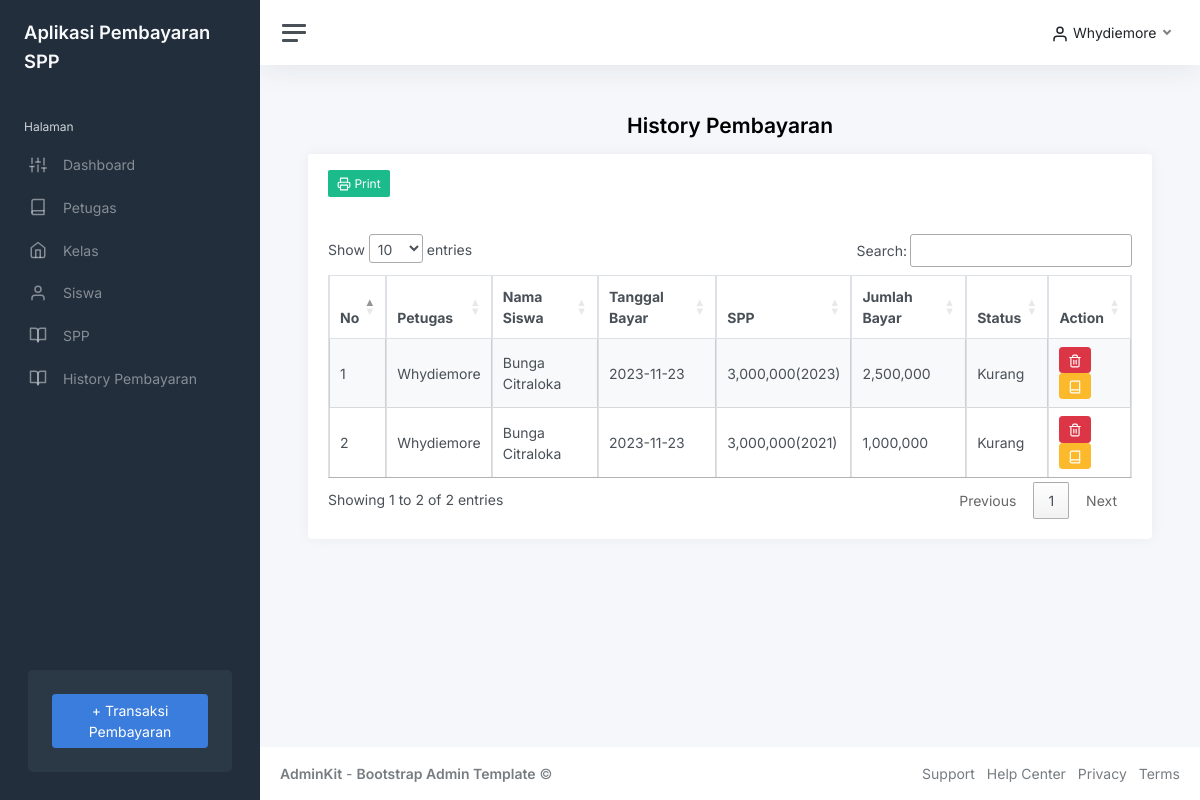
The app's page /index.php?page=history-siswa&id=1122334455 (signed in) with its own data.
### tables this page shows
CREATE TABLE `pembayaran` (
  `id_pembayaran` int(11) NOT NULL,
  `id_petugas` int(11) NOT NULL,
  `nisn` char(10) NOT NULL,
  `tgl_bayar` date NOT NULL,
  `id_spp` int(11) NOT NULL,
  `jumlah_bayar` int(11) NOT NULL
);

CREATE TABLE `petugas` (
  `id_petugas` int(11) NOT NULL,
  `username` varchar(25) NOT NULL,
  `password` varchar(32) NOT NULL,
  `nama_petugas` varchar(35) NOT NULL,
  `level` enum('admin','petugas') NOT NULL
);

CREATE TABLE `siswa` (
  `nisn` char(10) NOT NULL,
  `nis` char(8) NOT NULL,
  `nama` varchar(35) NOT NULL,
  `id_kelas` int(11) NOT NULL,
  `alamat` text NOT NULL,
  `no_telp` varchar(13) NOT NULL,
  `password` varchar(32) NOT NULL
);

CREATE TABLE `spp` (
  `id_spp` int(11) NOT NULL,
  `tahun` int(11) NOT NULL,
  `nominal` int(11) NOT NULL
);

### history-siswa.php (the view, shortened to what this page needs)
<h1 class="h3 mb-3" align="center"><strong>History Pembayaran</strong></h1>
<div class="row">
	<div class="col-12">
		<div class="card flex-fill">
			<div class="card-header">
				<a href="cetak-history-siswa.php?id=<?php echo $_GET['id'] ?>" target="_blank" class="btn btn-success btn-sm" <?php echo ($level == 'petugas' ? 'hidden' : '') ?>><i data-feather="printer"></i> Print</a>
			</div>
			<div class="card-body">
				<table class="table table-bordered table-striped table-hover cell-border" id="history">
					<thead align="center">
						<tr>
							<th>No</th>
							<th>Petugas</th>
							<th>Nama Siswa</th>
							<th>Tanggal Bayar</th>
							<th>SPP</th>
							<th>Jumlah Bayar</th>
							<th>Status</th>
							<th>Action</th>
						</tr>
					</thead>
					<tbody>
						<?php
						if (isset($_GET['id'])) {
                            $id = $_GET['id'];
                            $no = 1;
						$query = mysqli_query($koneksi, "SELECT*FROM pembayaran left join petugas on petugas.id_petugas = pembayaran.id_petugas left join siswa on siswa.nisn = pembayaran.nisn left join spp on spp.id_spp = pembayaran.id_spp WHERE pembayaran.nisn='$id'");
                        }
						while ($data = mysqli_fetch_array($query)) {
						?>
							<tr>
								<td><?php echo $no; ?></td>
								<td><?php echo $data['nama_petugas']; ?></td>
								<td><?php echo $data['nama']; ?></td>
								<td><?php echo $data['tgl_bayar']; ?></td>
								<td><?php echo number_format($data['nominal']) . '(' . $data['tahun'] . ')'; ?></td>
								<td><?php echo number_format($data['jumlah_bayar']); ?></td>
								<td>
									<?php
									if ($data['jumlah_bayar'] < $data['nominal']) {
										echo 'Kurang';
									} else {
										echo 'Lunas';
									}
									?>
								</td>
								<td>
									<?php
									if ($data['nominal'] == $data['jumlah_bayar']) {
									?>
										<a href="?page=hapus_pembayaran&id=<?php echo $data['id_pembayaran']; ?>" class="btn btn-danger btn-sm rounded" <?php echo ($level == 'petugas' ? 'hidden' : '') ?>><i data-feather="trash-2"></i></a>
										<a href="#" class="btn btn-success btn-sm rounded"><i data-feather="check"></i></a>
									<?php
									} else {
									?>
										<a href="?page=hapus_pembayaran&id=<?php echo $data['id_pembayaran']; ?>" class="btn btn-danger btn-sm rounded" <?php echo ($level == 'petugas' ? 'hidden' : '') ?>><i data-feather="trash-2"></i></a>
										<a href="?page=lunasi&id=<?php echo $data['id_pembayaran']; ?>" class="btn btn-warning btn-sm rounded"><i data-feather="book"></i></a>
									<?php
									}
									?>
								</td>
							</tr>
						<?php
							$no++;
						}
						?>
					</tbody>
				</table>
			</div>
		</div>
	</div>
</div>

### records on screen
pembayaran: id_petugas.nama_petugas "Whydiemore", nisn.nama "Bunga Citraloka", tgl_bayar "2023-11-23", id_spp.nominal "3,000,000", id_spp.tahun "2023", jumlah_bayar "2,500,000", shows "Kurang"
pembayaran: id_petugas.nama_petugas "Whydiemore", nisn.nama "Bunga Citraloka", tgl_bayar "2023-11-23", id_spp.nominal "3,000,000", id_spp.tahun "2021", jumlah_bayar "1,000,000", shows "Kurang"

### other values on screen
$_SESSION['user']['nama_petugas'] "Whydiemore"
